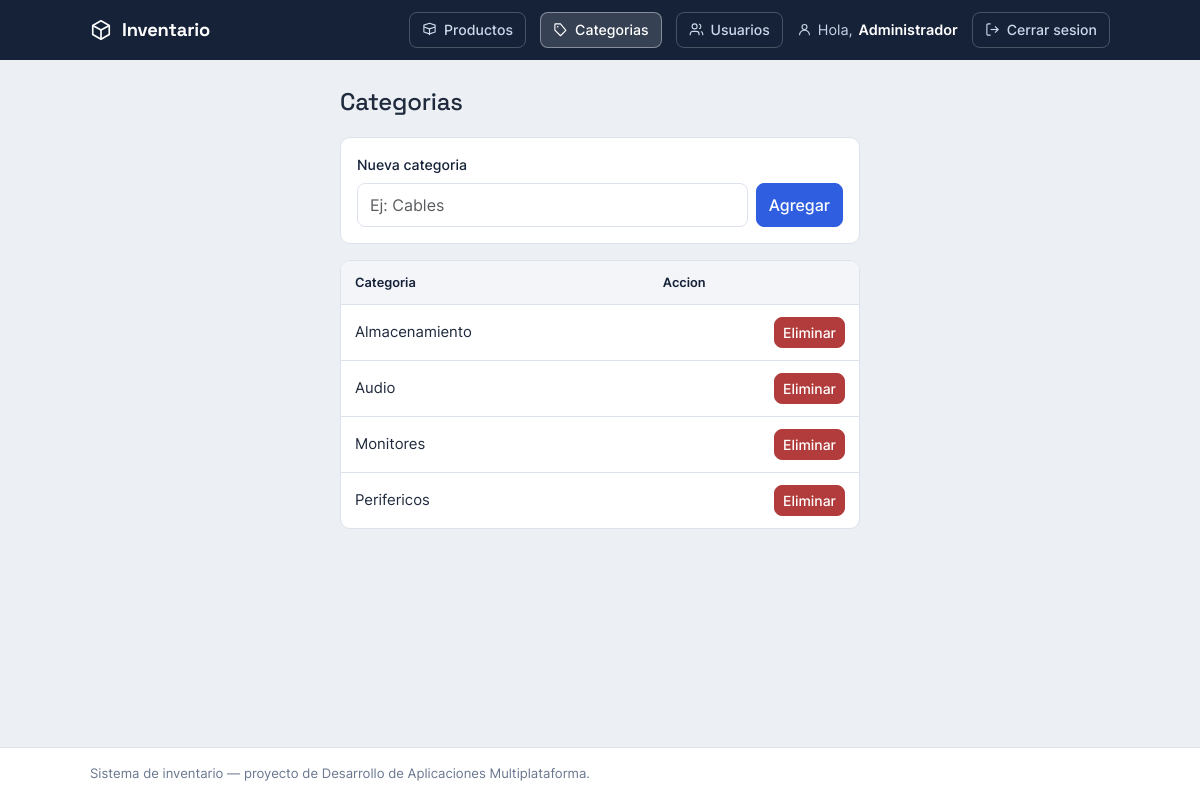
Page /index.php/categorias (signed in) on the committed database.
### tables this page shows
CREATE TABLE categorias (
  id             INT AUTO_INCREMENT PRIMARY KEY,
  nombre         VARCHAR(50) NOT NULL UNIQUE,    
  fecha_creacion TIMESTAMP   DEFAULT CURRENT_TIMESTAMP
);

### app/Core/Controller.php (called while the page is built, shortened)
<?php
class Controller
{
    protected function vista(string $nombre, array $datos = []): void
    {
        extract($datos);
        require __DIR__ . '/../Views/' . $nombre . '.php';
    }
}

### app/Controllers/CategoriaController.php (called while the page is built, shortened)
<?php
class CategoriaController extends Controller
{
    public function index(): void
    {
        $this->vista('categorias/index', ['categorias' => Categoria::todas()]);
    }
}

### public/index.php (called while the page is built, shortened)
<?php
require __DIR__ . '/../app/Core/helpers.php';
$router = new App\Core\Router();
$ruta = $_SERVER['PATH_INFO'] ?? '/';
$ruta = '/' . trim($ruta, '/');
$router->despachar($_SERVER['REQUEST_METHOD'], $ruta);

### app/Core/helpers.php (called while the page is built, shortened)
<?php
function base_path(): string {
    return rtrim(str_replace('\\', '/', dirname($_SERVER['SCRIPT_NAME'])), '/');
}
function url(string $ruta = ''): string {
    return base_path() . '/index.php/' . ltrim($ruta, '/');
}
function e(?string $texto): string {
    return htmlspecialchars((string) $texto, ENT_QUOTES);
}

### app/Models/Categoria.php (called while the page is built, shortened)
<?php
class Categoria
{
    public static function todas(): array
    {
        return Database::pdo()
            ->query('SELECT id, nombre FROM categorias ORDER BY nombre')
            ->fetchAll();
    }
}

### app/Views/categorias/index.php (the view, shortened to what this page needs)
<?php
require __DIR__ . '/../layouts/header.php';
?>
<main class="shell narrow">
  <div class="page-head"><h1>Categorias</h1></div>
  <form method="post" action="<?= url('categorias') ?>" class="card card-body mb-3">
    <label class="form-label">Nueva categoria</label>
    <div class="d-flex gap-2">
      <input type="text" name="nombre" class="form-control" placeholder="Ej: Cables" required>
      <button type="submit" class="btn btn-primary">Agregar</button>
    </div>
  </form>
  <?php if (!$categorias): ?>
    <div class="alert alert-info">Todavia no hay categorias.</div>
  <?php else: ?>
  <div class="panel">
    <table class="inv">
      <thead><tr><th>Categoria</th><th class="num">Accion</th></tr></thead>
      <tbody>
        <?php foreach ($categorias as $c): ?>
        <tr>
          <td><?= e($c['nombre']) ?></td>
          <td class="num">
            <form method="post" action="<?= url('categorias/' . (int) $c['id'] . '/eliminar') ?>">
              <button type="submit" class="btn btn-sm btn-danger">Eliminar</button>
            </form>
          </td>
        </tr>
        <?php endforeach; ?>
      </tbody>
    </table>
  </div>
  <?php endif; ?>
</main>
<?php require __DIR__ . '/../layouts/footer.php'; ?>

### app/Core/Router.php (shortened to what this page needs)
<?php
class Router
{
    private array $rutas = [];
    public function agregar(string $metodo, string $patron, array $accion, bool $privada = false): void
    {
        $this->rutas[] = compact('metodo', 'patron', 'accion', 'privada');
    }
    public function despachar(string $metodo, string $ruta): void
    {
        foreach ($this->rutas as $r) {
            if ($r['metodo'] !== $metodo) {
                continue;
            }
            $regex = '#^' . preg_replace('#\{[a-z]+\}#', '(\d+)', $r['patron']) . '$#';
            if (preg_match($regex, $ruta, $coincidencias)) {
                array_shift($coincidencias);
                [$clase, $metodoCtrl] = $r['accion'];
                (new $clase())->$metodoCtrl(...$coincidencias);
                return;
            }
        }
    }
}

### public/assets/css/estilo.css (style rules this page uses)
:root { --ink:#152238; --ink-2:#1f3252; --bg:#eceff4; --surface:#ffffff; --line:#dde3ec; --text:#1f2a3d; --muted:#6b7890; --brand:#2f5fe0; --brand-strong:#2449b8; --ok:#157f52; --ok-bg:#e4f5ec; --warn:#9a6212; --warn-bg:#fbeeda; --bad:#b23b3b; --bad-bg:#fbe6e6; --radius:10px; }
* { box-sizing:border-box; }
body { background:var(--bg); color:var(--text); font-family:"Inter",system-ui,sans-serif; font-size:15px; margin:0; min-height:100vh; display:flex; flex-direction:column; }
h1,h2,h3,.brand { font-family:"Space Grotesk","Inter",sans-serif; letter-spacing:-.01em; }
.shell { flex:1; width:100%; max-width:1060px; margin:0 auto; padding:28px 20px 48px; }
.shell.narrow { max-width:560px; }
.page-head { display:flex; align-items:center; justify-content:space-between; gap:16px; margin-bottom:20px; }
.page-head h1 { font-size:1.5rem; margin:0; }
.panel { background:var(--surface); border:1px solid var(--line); border-radius:var(--radius); overflow-x:auto; }
table.inv { width:100%; border-collapse:collapse; margin:0; font-size:.93rem; }
table.inv thead th { background:#f3f5f9; color:var(--ink); text-align:left; font-weight:600; font-size:.8rem; padding:12px 14px; border-bottom:1px solid var(--line); }
table.inv tbody td { padding:12px 14px; border-bottom:1px solid var(--line); vertical-align:middle; }
table.inv tbody tr:last-child td { border-bottom:0; }
.num { text-align:right; font-variant-numeric:tabular-nums; }
.btn { border-radius:8px; font-weight:500; }
.btn-primary { background:var(--brand); border-color:var(--brand); }
.btn-danger { background:var(--bad); border-color:var(--bad); }
.card { border:1px solid var(--line)!important; border-radius:var(--radius)!important; box-shadow:none!important; }
.form-label { font-weight:500; font-size:.88rem; color:var(--ink); }
.form-control,.form-select { border-color:var(--line); border-radius:8px; padding:.55rem .75rem; }

### rows in the picture
categorias: nombre "Almacenamiento"
categorias: nombre "Audio"
categorias: nombre "Monitores"
categorias: nombre "Perifericos"
